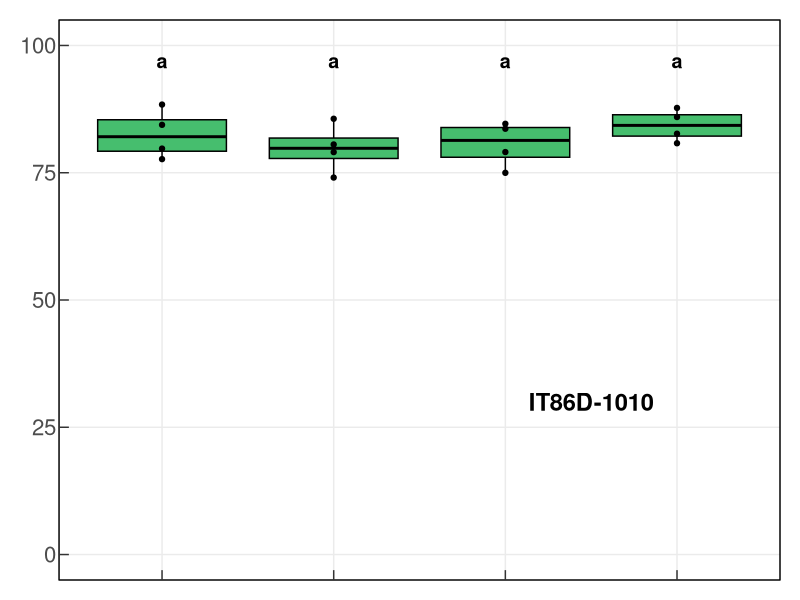
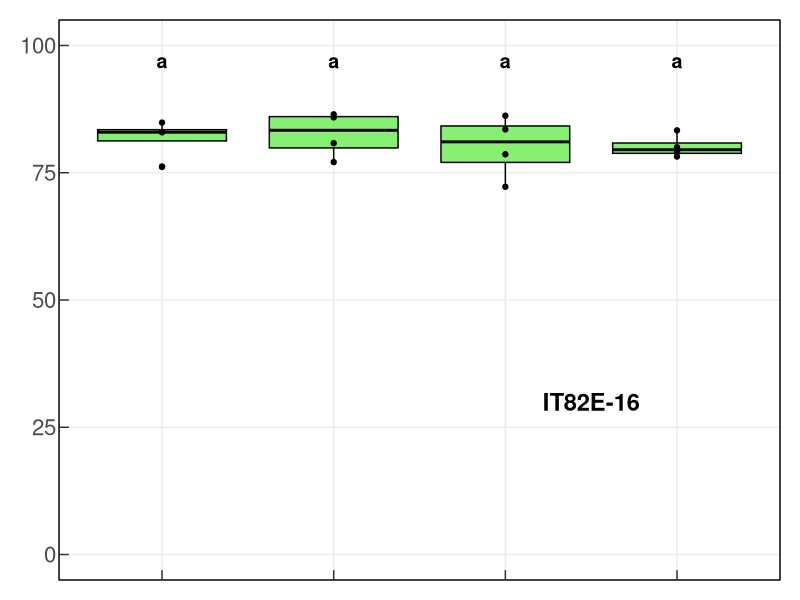
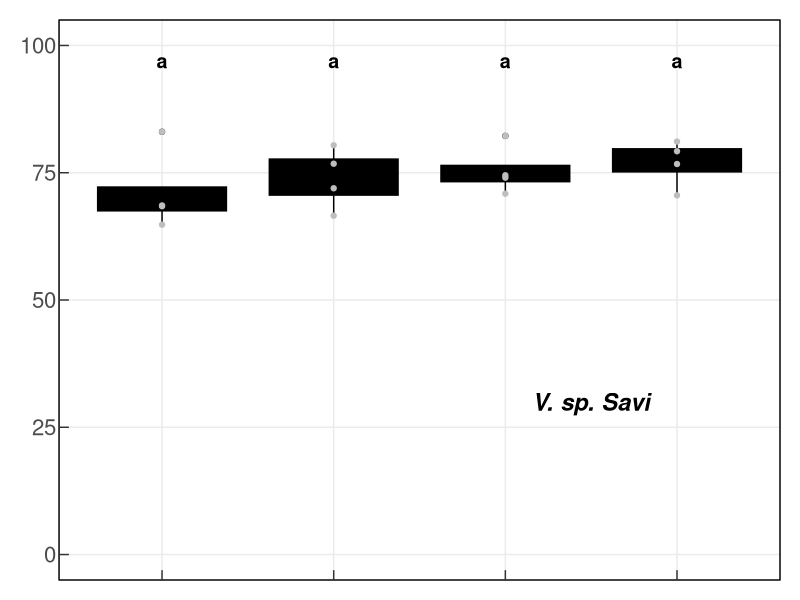
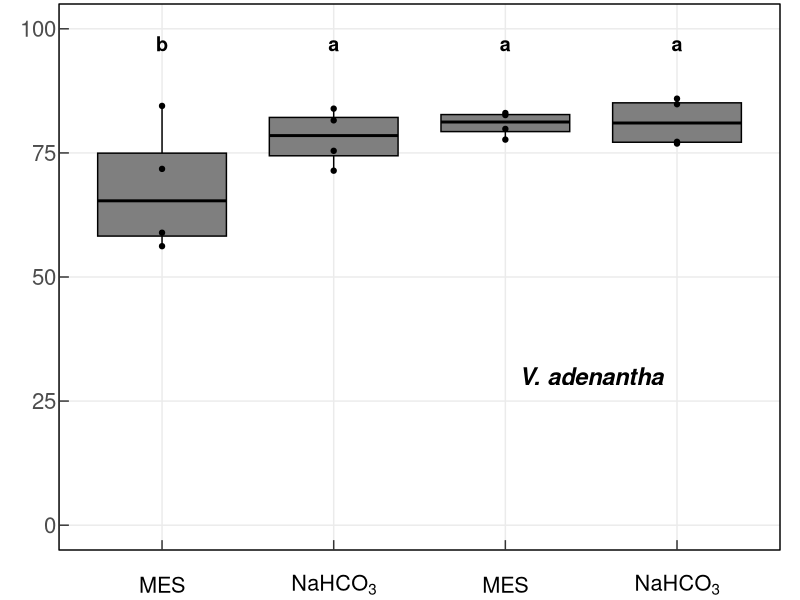
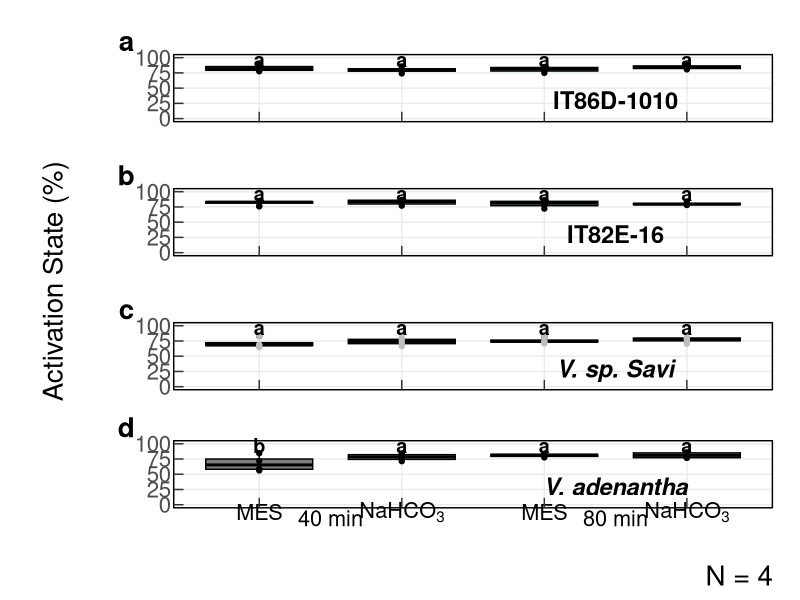
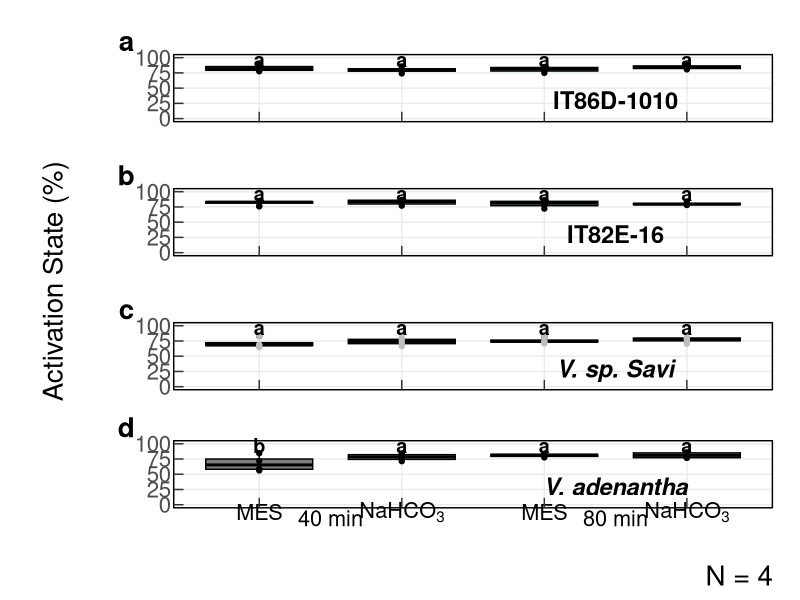

These charts were generated, in order, by the following R code:
####Comparing Method Type
#Suppl Fig 2 only Frozen and GH Lights ----
#modfied from scripts provided by Emmanuel Gonzalez-Escobar by Samuel Taylor
# to fit with Github submission

library(here)
library(ggplot2)
library(patchwork)
library(lme4)
library(emmeans)
library(dplyr)
library(grid)


#BT4 DF----
# names indicates data from experiment Bicarbonate Trials 4
BT4 <- read.csv(here("data/Data_FigS4.csv"))

head(BT4)

#Statistical tests
#The interest here, is in establishing whether incubation time and NaHCO3
# affect activation state within each genotype
#There is repeated measures because "Replicate" represents
# technical repeats using the same material
lmerBT4 <- lmer(ActivationState ~ Bicarbonate_mM * Duration_min * Genotype +
                  (1|Replicate),
                data=BT4
)
emmeans(lmerBT4, pairwise ~ Bicarbonate_mM*Duration_min|Genotype)

#plots

#full colours
blck = rgb(0,0,0, maxColorValue=255)
dgry = rgb(0.5*255,0.5*255,0.5*255, maxColorValue=255)
dgrn = rgb(70,190,110, maxColorValue=255)
lgrn = rgb(135,240,115, maxColorValue=255)

#plot for IT86D-1010
A <- BT4 %>%
  filter(Genotype == "IT86D-1010") %>%
  ggplot(aes(x=interaction(Bicarbonate_mM, Duration_min), y=ActivationState)) + 
  geom_boxplot(fill=rep(dgrn, 4),
               colour="black"
  ) +
  geom_point() +
  xlab("") +
  ylab("Activation State (%)") +
  ylim(0,100) +
  theme_bw() +
  #annotate("text",
  #         x=c(1:4),
  #         y=-10,
  #         label=c("MES","NaHCO[3]","MES","NaHCO[3]"),
  #         parse=TRUE
  #) +
  #annotate("text", x=c(1.5, 3.5), y=-15, label=c("40 min", "80 min")) +
  annotate("text", x=3.5, y=30, label="IT86D-1010", fontface="bold", size=6) +
  annotate("text", x=c(1:4), y=97, label="a", fontface="bold", size=5) +
  coord_cartesian(ylim=c(0, 100), clip="off") +
  theme(
    plot.margin = unit(c(1, 1, 1, 1), "lines"),
    text = element_text(colour = 'black', size=20),
    axis.text.x = element_blank(),#element_text(colour = 'white', size=14),
    axis.title.x = element_blank(),#element_text(vjust=-1),
    axis.ticks.length=unit(-0.25, "cm"),
    axis.title.y = element_blank(),
    panel.grid.minor = element_line(size = NA),
    panel.grid.major = element_line(size = 0.5),
    panel.border = element_rect(colour = "black", fill=NA)
  )

A

#plot for IT82E-16
B <- BT4 %>%
  filter(Genotype == "IT82E-16") %>%
  ggplot(aes(x=interaction(Bicarbonate_mM, Duration_min), y=ActivationState)) + 
  geom_boxplot(fill=rep(lgrn, 4),
               colour="black"
  ) +
  geom_point() +
  xlab("") +
  ylab("Activation State (%)") +
  ylim(0,100) +
  theme_bw() +
  #annotate("text",
  #         x=c(1:4),
  #         y=-10,
  #         label=c("MES","NaHCO[3]","MES","NaHCO[3]"),
  #         parse=TRUE
  #) +
  #annotate("text", x=c(1.5, 3.5), y=-15, label=c("40 min", "80 min")) +
  annotate("text", x=3.5, y=30, label="IT82E-16", fontface="bold", size=6) +
  annotate("text", x=c(1:4), y=97, label="a", fontface="bold", size=5) +
  coord_cartesian(ylim=c(0, 100), clip="off") +
  theme(
    plot.margin = unit(c(1, 1, 1, 1), "lines"),
    text = element_text(colour = 'black', size=20),
    axis.text.x = element_blank(),#element_text(colour = 'white', size=14),
    axis.title.x = element_blank(),#element_text(vjust=-1),
    axis.ticks.length=unit(-0.25, "cm"),
    axis.title.y = element_blank(),
    panel.grid.minor = element_line(size = NA),
    panel.grid.major = element_line(size = 0.5),
    panel.border = element_rect(colour = "black", fill=NA)
  )

B

#plot for TVNu-1948
C <- BT4 %>%
  filter(Genotype == "TVNu-1948") %>%
  ggplot(aes(x=interaction(Bicarbonate_mM, Duration_min), y=ActivationState)) + 
  geom_boxplot(fill=rep(blck, 4),
               colour="black"
  ) +
  geom_point(colour = "gray") +
  xlab("") +
  ylab("Activation State (%)") +
  ylim(0,100) +
  theme_bw() +
  #annotate("text",
  #         x=c(1:4),
  #         y=-10,
  #         label=c("MES","NaHCO[3]","MES","NaHCO[3]"),
  #         parse=TRUE
  #) +
  #annotate("text", x=c(1.5, 3.5), y=-15, label=c("40 min", "80 min")) +
  annotate("text", x=3.5, y=30, label="V. sp. Savi", fontface="bold.italic", size=6) +
  annotate("text", x=c(1:4), y=97, label="a", fontface="bold", size=5) +
  coord_cartesian(ylim=c(0, 100), clip="off") +
  theme(
    plot.margin = unit(c(1, 1, 1, 1), "lines"),
    text = element_text(colour = 'black', size=20),
    axis.text.x = element_blank(),#element_text(colour = 'white', size=14),
    axis.title.x = element_blank(),#element_text(vjust=-1),
    axis.ticks.length=unit(-0.25, "cm"),
    axis.title.y = element_blank(),
    panel.grid.minor = element_line(size = NA),
    panel.grid.major = element_line(size = 0.5),
    panel.border = element_rect(colour = "black", fill=NA)
  )

C

#plot for V.adenantha
D <- BT4 %>%
  filter(Genotype == "Adenantha") %>%
  ggplot(aes(x=interaction(Bicarbonate_mM, Duration_min), y=ActivationState)) + 
  geom_boxplot(fill=rep(dgry, 4),
               colour="black"
  ) +
  geom_point() +
  xlab("") +
  ylab("Activation State (%)") +
  theme_bw() +
  annotate("text",
           x=c(1:4),
           y=-12,
           label=c("MES","NaHCO[3]","MES","NaHCO[3]"),
           parse=TRUE,
           size = 5.5
  ) +
  annotate("text", x=c(1.5, 3.5), y=-22, label=c("40 min", "80 min"), size = 5.5) +
  annotate("text", x=3.5, y=30, label="V. adenantha", fontface="bold.italic", size=6) +
  annotate("text", x=c(1:4), y=97, label=c("b", rep("a",3)), fontface="bold", size=5) +
  coord_cartesian(ylim=c(0, 100), clip="off") +
  theme(
    plot.margin = unit(c(0.2, 1, 2.5, 1), "lines"),
    text = element_text(colour = 'black', size=20),
    axis.text.x = element_blank(),#element_text(colour = 'white', size=14),
    axis.title.x = element_blank(),#element_text(vjust=-1),
    axis.ticks.length=unit(-0.25, "cm"),
    axis.title.y = element_blank(),
    panel.grid.minor = element_line(size = NA),
    panel.grid.major = element_line(size = 0.5),
    panel.border = element_rect(colour = "black", fill=NA)
    )

D

Layout_RubiscoPaper_FigureS4 = wrap_elements(
  textGrob("Activation State (%)",
                 rot=90,
           gp=gpar(fontsize=20) 
                 )) +
  A / B / C / D +
  plot_layout(widths = c(1, 8)) +
  plot_annotation(tag_levels = list(c("", "a", "b", "c", "d")),
                  caption = "N = 4",
                  ) &
  theme(plot.tag = element_text(size = 20, face =  "bold"),
        plot.caption = element_text(size = 20)
        )

Layout_RubiscoPaper_FigureS4

ggsave(here("output/FigureS4.pdf"),
       Layout_RubiscoPaper_FigureS4,
       width=8, height=15
) ##Wait to confirm measurements
